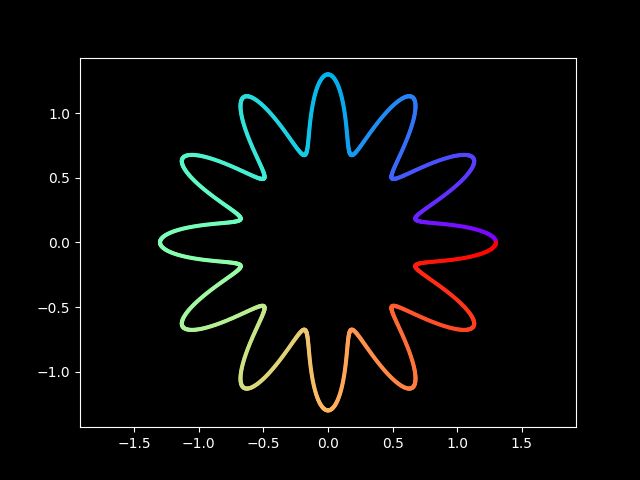

Write Python code to recreate this figure.
import numpy as np
import matplotlib.pyplot as plt


plt.style.use('dark_background')
o = np.linspace(0, 2 * np.pi, 1600)
r = 1 + 0.3 * np.cos(12 * o)

x, y = r * np.cos(o), r * np.sin(o)
plt.scatter(x, y, c=o, cmap="rainbow", s=4)
plt.axis('equal'); plt.savefig('electric_flower.png'); plt.show()
